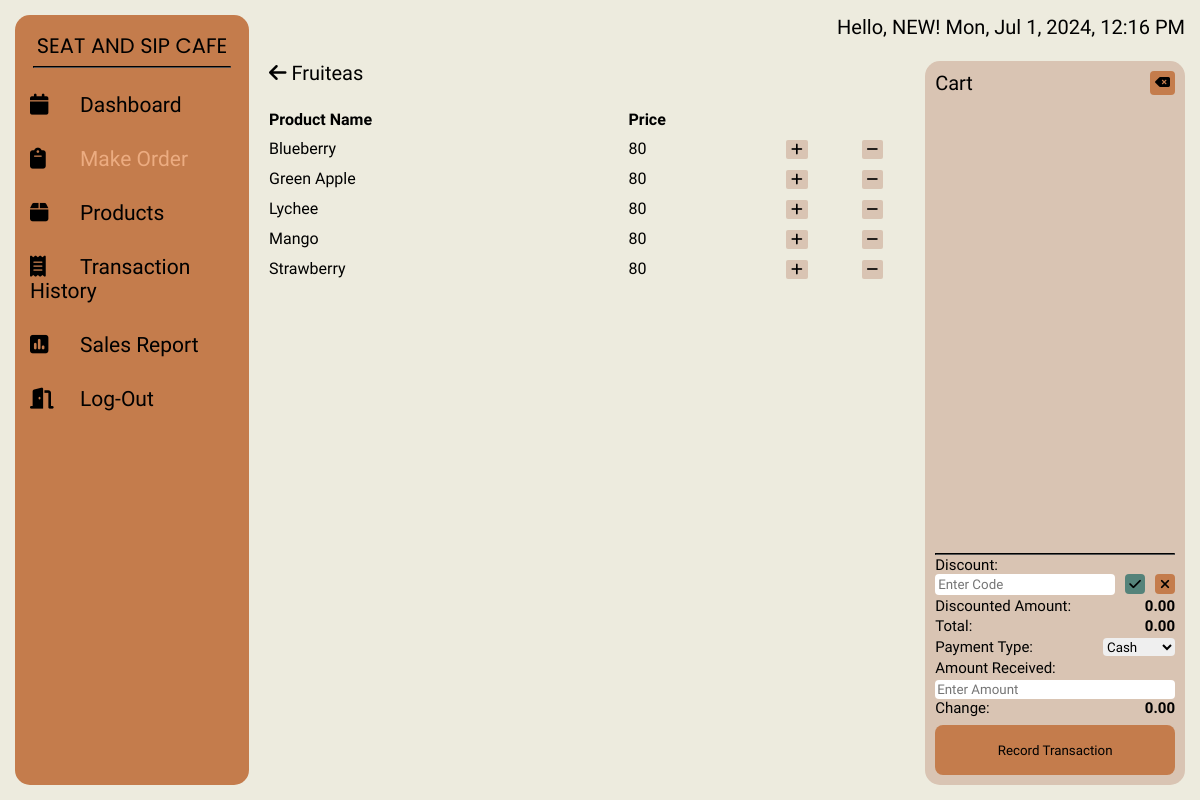
Screenshot of /staff/makeorder-list/fruit-tea.php (signed in) with the database file from the repository.
### tables this page shows
CREATE TABLE `products` (
  `product_name` varchar(50) NOT NULL,
  `price` int(11) NOT NULL,
  `category_id` int(50) NOT NULL,
  `product_id` int(8) UNSIGNED ZEROFILL NOT NULL
);

### staff/makeorder-list/fruit-tea.php (the view, shortened to what this page needs)
<?php
    $user = $_SESSION['user'];
?>
<!DOCTYPE html>
<html lang="en">
<head>
    <link rel="stylesheet" href="../../styles/makeorder-list.css">
</head>
<body>
    <div class="wrapper">
        <div class="sidebar">
            <h2>SEAT AND SIP CAFE</h2>
            <hr class="line">
            <nav>
                <ul>
                    <li><a href="../dashboard.php" ><i class="fas fa-solid fa-calendar"></i>Dashboard</a></li>
                    <li><a href="../makeorder.php" class="current"><i class="fas fa-solid fa-clipboard"></i>Make Order</a></li>
                    <li><a href="../products.php"><i class="fas fa-solid fa-box"></i>Products</a></li>
                    <li><a href="../transaction_history.php"><i class="fas fa-solid fa-receipt"></i>Transaction History</a></li>
                    <li><a href="../sales.php"><i class="fas fa-solid fa-square-poll-vertical"></i>Sales Report</a></li>
                    <li><a href="../config/logout.php"><i class="fas fa-solid fa-door-open"></i>Log-Out</a></li>
                </ul>
            </nav>
        </div>
        <div class="main_content">
            <div class="header">
                <div>Hello, <?php Print "$user"?>! <span id='date-time'></span></div>
            </div>
            <div class="info">
                <div class="product-list">
                    <div class="head">
                        <a href="../makeorder.php" class="back"> <i class="fa-solid fa-arrow-left"></i>  <span class="heading"> Fruiteas</span>  </a>
                    </div>
                    <div class="body">
                        <table>
                            <tr>
                                <th>Product Name</th>
                                <th>Price</th>
                            </tr>
                            <?php
                                $servername = "localhost";
                                $username_db = "root";
                                $password_db = "";
                                $db_name = "pos";
                                $conn = mysqli_connect($servername, $username_db, $password_db, $db_name);
                                $query = mysqli_query($conn, "SELECT product_name, price FROM products WHERE category_id ='2' ORDER BY product_name ASC ");
                                while($row = mysqli_fetch_array($query)){
                                    Print "<tr>";
                                        Print "<td> " . $row['product_name'] . " </td>";
                                        Print "<td> " . $row["price"] . " </td>";
                                        Print '<td class="action-row"><button class="button button-plus"><i class="fa-solid fa-plus"></i></button></td>';
                                        Print '<td class="action-row"><button class="button button-minus"><i class="fa-solid fa-minus"></i></button></td>';
                                    Print "</tr>";
                                }
                            ?>
                        </table>
                    </div>
                </div>
                <div class="cart-section">
                    <div class="cart-head">
                        <div class="cart-void">
                            <span >Cart </span>
                            <button id="void-cart-btn" class="void-cart-btn" title="Void Cart"><i class="fa-solid fa-delete-left"></i></button>
                        </div>
                    </div>
                    <div class="cart-foot">
                        <hr class="liner">
                        <div class="discount-option">
                            <label for="discount-code">Discount:</label>
                            <div class="discount-input">
                                <input type="text" id="discount-code" class="discount-code-input" placeholder="Enter Code">
                                <div class="button-container">
                                    <button id="apply-discount-btn" class="apply-discount-btn" title="Apply Discount"><i class="fa-solid fa-check"></i></button>
                                    <button id="remove-discount-btn" class="remove-discount-btn" title="Remove Discount"> <i class="fa-solid fa-xmark"></i> </button>
                                </div>
                            </div>
                        </div>
                        <p class="discount-amount">Discounted Amount: <span id="discounted-amount" class="impotant-cart-details">0.00</span></p>
                        <p class="total-amount" >Total: <span id="total-amount" class="impotant-cart-details">0.00</span></p>
                        <div class="payment-option">
                            <label for="payment-type">Payment Type:</label>
                            <select id="payment-type"  class="payment-type" name="payment-type">
                                <option value="cash">Cash</option>
                            </select>
                        </div>
                        <div class="amount-received">
                            <label for="amount-received">Amount Received:</label>
                            <input type="number" id="amount-received" class="amount-recieved-input" placeholder="Enter Amount">
                        </div>
                        <p>Change: <span id="change-amount" class="impotant-cart-details">0.00</span></p>
                        <button class="payment-btn" onclick="recordTransaction()">Record Transaction</button>
                    </div>
                </div>
            </div>
        </div>
    </div>
</body>
</html>

### styles/makeorder-list.css (style rules this page uses)
html { font-size: 62.5%; }
* { margin: 0; padding: 0; box-sizing: border-box; list-style: none; text-decoration: none; font-family: Zen Kaku Gothic New, 'Source Sans Pro'; color: black; }
body { background-color: #EDEBDE; }
.wrapper { max-width: 140em; padding: 2rem; display: grid; grid-template-columns: 20% 1fr; gap: 2rem; min-height: 100vh; min-width: 100vw; }
.wrapper .sidebar { background: #C47C4C; padding: 1.5rem 0; border-radius: 1.5rem; }
.wrapper .sidebar h2 { text-align: center; font-size: 2.7rem; font-weight: 400; color: black; font-family: Poppins, 'Source Sans Pro'; text-transform: uppercase; text-align: center; }
hr.line { margin: 5px auto; width: 85%; border-color: black; margin-bottom: 1rem; }
.wrapper .sidebar ul li { padding: 15px; font-size: 2.1rem; font-family: Zen Kaku Gothic Antique, 'Source Sans Pro'; font-weight: 400; }
.wrapper .sidebar ul li a { color: black; display: block; }
.wrapper .sidebar ul li a .fas { width: 50px; }
.wrapper .sidebar .current { color: #ECAC81; }
.wrapper .main_content { width: 100%; display: grid; grid-template-rows: 4% 1fr; gap: 1.5rem; }
.wrapper .main_content .header { text-align: right; font-size: 2rem; display: flex; justify-content: space-between; padding: 0 0 1rem 0; }
.wrapper .main_content .header div { margin-left: auto; }
.wrapper .main_content .info { font-size: 2rem; display: grid; grid-template-columns: 70% 1fr; gap: 1.5rem; }
.wrapper .main_content .info .product-list { display: flex; flex-direction: column; overflow-y: auto; max-height: 63rem; }
.wrapper .main_content .info .product-list .head { display: flex; gap: 4rem; }
.wrapper .main_content .info .product-list .body { display: flex; margin-top: 2rem; border-radius: 1.5rem; text-align: center; overflow-y: auto; border-radius: 0; }
.wrapper .main_content .info .product-list .action-row { text-align: center; }
.wrapper .main_content .info .product-list .button { background-color: #D9C4B3; border: none; border-radius: 2px; padding: .2rem .5rem; cursor: pointer; }
.wrapper .main_content .info .product-list .body table { width: 100%; border-collapse: collapse; }
.wrapper .main_content .info .product-list .body th, td { text-align: left; font-size: .8em; padding: .5rem 0; }
.wrapper .main_content .info .cart-section { position: relative; background: #D9C4B3; border-radius: 1.5rem; min-height: 63rem; }
.cart-head { padding: 1rem; }
.cart-head .cart-void { display: flex; justify-content: space-between; }
.cart-head .cart-void span { font-size: 2rem; }
.cart-head .cart-void .void-cart-btn { padding: 0 .5rem; background-color: #C47C4C; border: none; border-radius: 4px; cursor: pointer; }
hr.liner { margin: 5px auto; width: 85%; border-color: black; margin-bottom: 1rem; }
.cart-foot { position: absolute; bottom: 0; padding: 1rem; text-align: left; font-size: 1.5rem; font-weight: 400; color: black; width: 100%; }
.cart-foot hr { margin: .1rem 0; width: 100%; }
.cart-foot .impotant-cart-details { float: right; font-weight: bold; font-size: 1.; }
.total-amount, .discount-amount { margin-top: 2px; }
.discount-input { display: flex; }
.button-container { display: flex; }
.discount-code-input { border: none; border-radius: 4px; cursor: pointer; padding: 0.3rem; width: 100%; }
.apply-discount-btn, .remove-discount-btn { width: 20px; height: 20px; outline: none; background-color: #55837A; border: none; border-radius: 4px; cursor: pointer; margin-left: 10px; }
.remove-discount-btn { background-color: #C47C4C; }
.payment-option { display: flex; justify-content: space-between; margin-bottom: 3px; margin-top: 3px; }
.payment-option label { flex: 1; margin-right: 1rem; }
.payment-option select { border: none; border-radius: 4px; cursor: pointer; width: 30%; }
.amount-received input { margin-top: 0.3rem; border: none; border-radius: 4px; cursor: pointer; width: 100%; padding: 0.2rem; }
.payment-btn { width: 100%; outline: none; background-color: #C47C4C; border: none; border-radius: 8px; cursor: pointer; margin-top: .8rem; height: 5rem; }
@media screen and (max-width: 1400px) and (min-width: 1150px) { .wrapper { padding: 1.5rem; margin: 0; } }
@media screen and (max-width: 1350px) and (min-width: 1000px) { .wrapper .sidebar h2 { font-size: 2.1rem; } }

### rows the page displays
products: product_name "Blueberry", price "80"
products: product_name "Green Apple", price "80"
products: product_name "Lychee", price "80"
products: product_name "Mango", price "80"
products: product_name "Strawberry", price "80"

### other values shown
$user "NEW"
